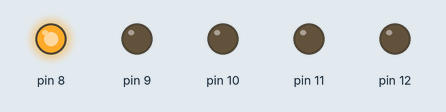
Recording of a sketch running on a simulated Arduino Uno, built with avr-gcc and run on an emulated ATmega328P. Shown: output pins drawn as LEDs (lit = HIGH).

Above: at 0.05 s.
At 0.75 s:
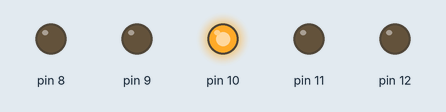
At 1.45 s:
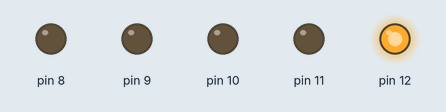
At 2.15 s:
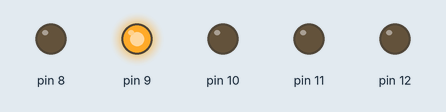
At 2.85 s:
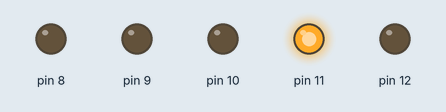
Timing chart, 0 to 3.1 s (numbered marks = the images above):
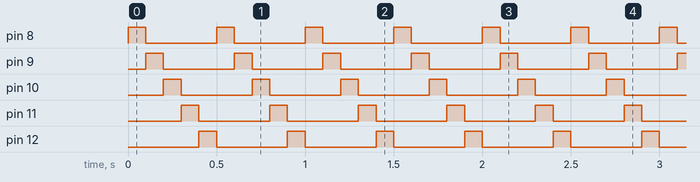

Measured:
- by itself, pin 8–12: alternates HIGH for 0.10 s and LOW for 0.40 s

The sketch:

LED_Shifting_001.ino
```cpp
/***************************
 Title: LED Shifting
 Date: 2014-08-07
 By: Aaron
****************************/

byte x = B00001;
byte shift = 0;
byte limit = 5;

void setup()
{
    DDRB = B11111;
}

void loop()
{
  PORTB = x << shift;
  shift ++;
  if (shift == limit)
  {
    shift = 0;
  }
  delay(100);
}
```
